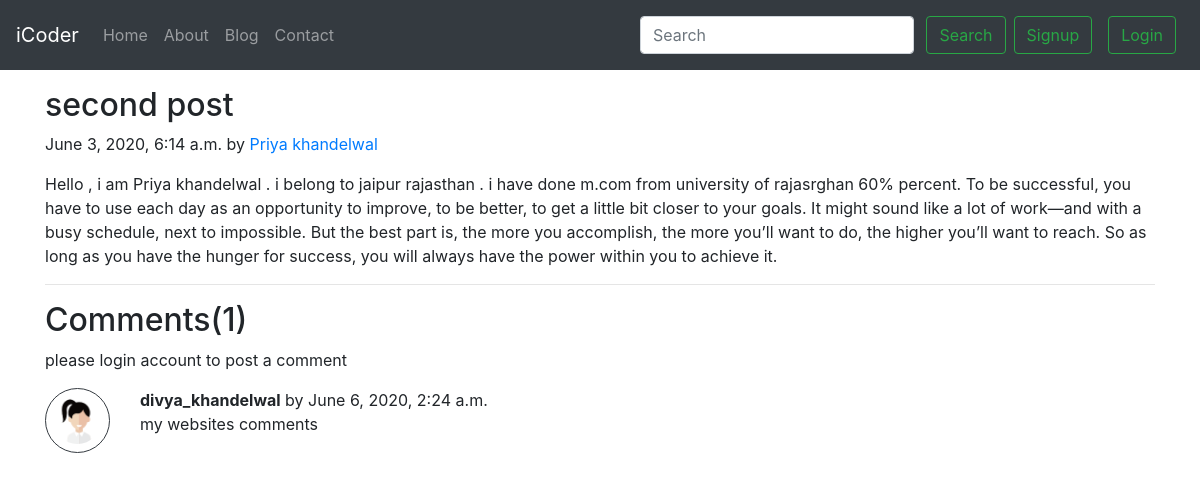
The page /blog/second-post on the database its author committed.
### blog/models.py (models this page shows, shortened)
class Post(models.Model):
    sno = models.AutoField(primary_key=True)
    title = models.CharField("title", max_length=255)
    content = models.TextField("Content")
    auther = models.CharField("Author", max_length=30)
    slug = models.CharField( max_length=120)
    image = models.ImageField(default="")
    datetime =models.DateTimeField(blank=True)

class BlogComment(models.Model):
    sno = models.AutoField(primary_key=True)
    comment = models.TextField()
    user = models.ForeignKey(User,on_delete=models.CASCADE)
    post = models.ForeignKey(Post,on_delete=models.CASCADE)
    parent = models.ForeignKey('self',on_delete=models.CASCADE,null=True)
    timestamp = models.DateTimeField(default=now)

### blog/views.py (the view)
# urls.py: path("<str:slug>", views.blogPost, name="blogpost"),
def blogPost(request,slug):
    post= Post.objects.filter(slug=slug).first()
    comments = BlogComment.objects.filter(post=post)
    context={'post':post,'comments':comments,'user':request.user}
    return render(request,'blog/blogPost.html',context)

### templates/blog/blogPost.html (shortened to what this page needs)
{% extends 'basic.html'%}
{% block body%}
{% load static %}
<div class="container my-3">
        <h2 class="blog-post-title">{{post.title}}</h2>
        <p class="blog-post-meta"> {{post.datetime}} by <a href="/ax">{{post.auther}}</a></p>
        <p>{{post.content}}</p>
        <hr>
</div>
<div class="container">
        <h2> Comments({{ comments.count }})</h2>
     <div class="my-2">
         {% if user.is_authenticated  %}
             <form action="/blog/postComment" method="post">
                    {% csrf_token %}
              <div class="form-group">
                <label for="comment">Post Comment</label>
                <input type="text" class="form-control" id="comment" name="comment" placeholder="enter comment here">
              </div>
               <input type="hidden" name="postSno" value="{{post.sno}}">
              <button type="submit" class="btn btn-primary" value="submit">Submit</button>
            </form>
         {% else %}
          <p> please login account to post a comment</p>
         {% endif %}
     </div>
        {% for comment in comments%}
        <div class="row my-3">
                <div class="col-md-1">
                    <img src="/static/img/user.png" class="rounded mx-auto d-block w-100 p-2 border border-dark rounded-circle" alt="user">
                </div>
                <div class="col-md-11"><b>{{comment.user.username}}</b> by {{comment.timestamp}}
                     <div>{{comment.comment}}</div>
                </div>
        </div>
        {% endfor %}
</div>
{% endblock body %}

### rows shown on the page
Post: title "second post", datetime "June 3, 2020, 6:14 a.m.", auther "Priya khandelwal", content "Hello , i am Priya khandelwal . i belong to jaipur rajasthan . i have done m.com from university of rajasrghan 60% percent. To be successful, you have to use each day as an opportunity to improve, to be better, to get a little bit closer to your goals. It might sound like a lot of work—and with a busy schedule, next to impossible. But the best part is, the more you accomplish, the more you’ll want to do, the higher you’ll want to reach. So as long as you have the hunger for success, you will always have the power within you to achieve it."
BlogComment: user.username "divya_khandelwal", timestamp "June 6, 2020, 2:24 a.m.", comment "my websites comments"

### other values the page prints
{{ comments.count }} "1"
